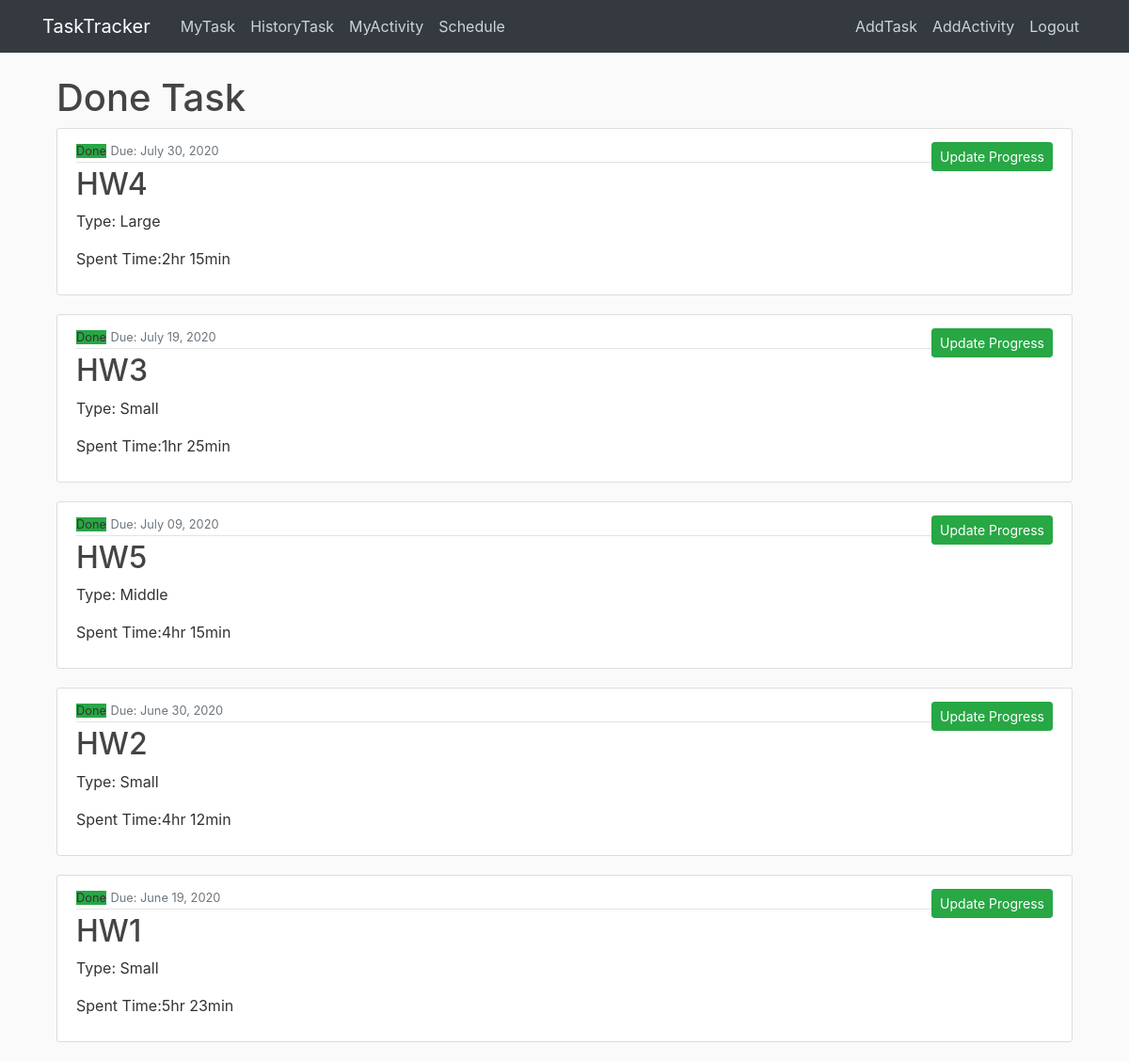
The app's page /donetask/ (signed in), older data.
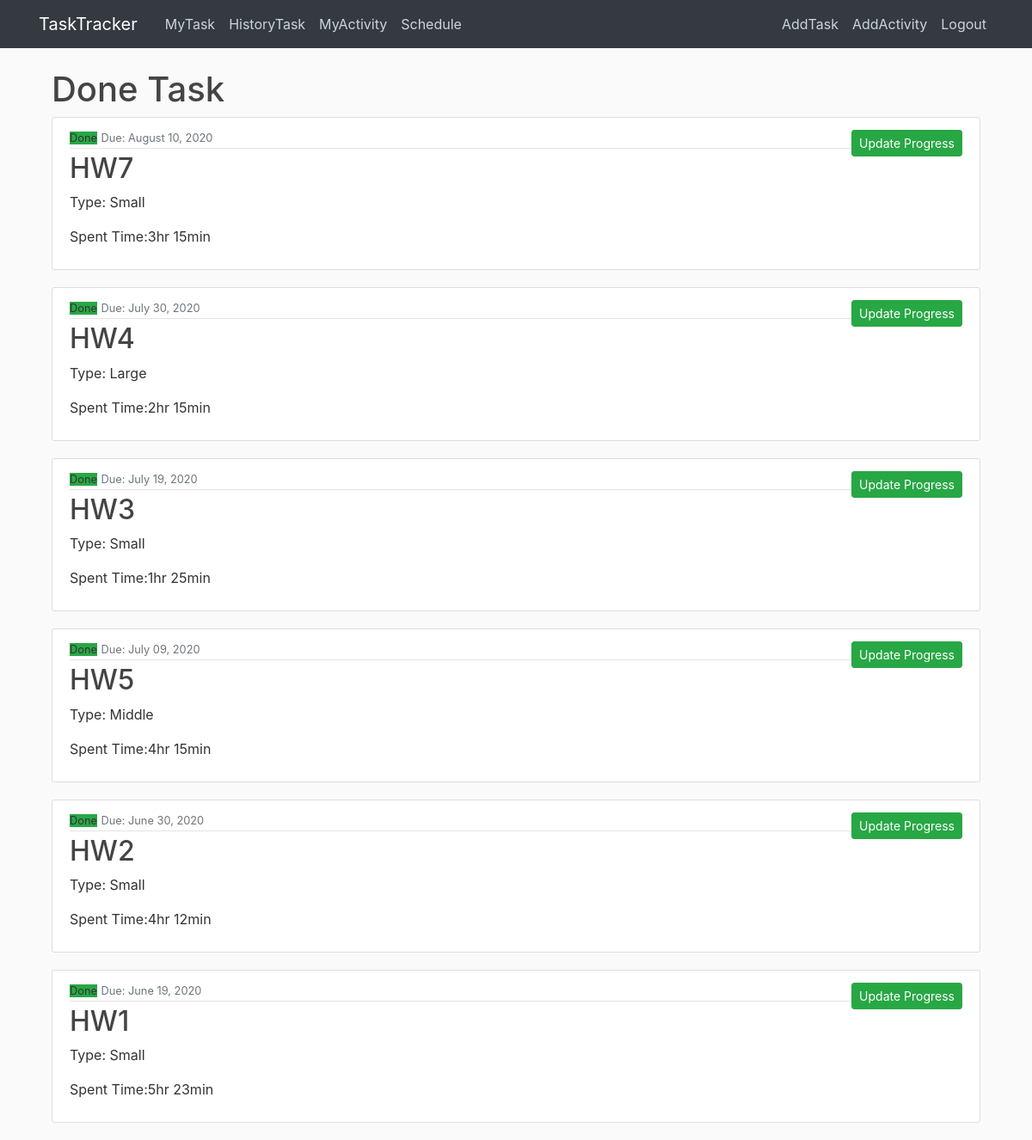
The same page, newer data.
### main/models.py (models this page shows, shortened)
class Task(models.Model):
    MY_CHOICES = (
        ('Small', 'Small'),
        ('Middle', 'Middle'),
        ('Large', 'Large'),
    )
    STATUS_CHOICES = (
    ('OnProgress', 'OnProgress'),
    ('Done', 'Done'),
)
    taskname= models.CharField(max_length=100)
    tasktype= models.CharField(max_length=10,choices=MY_CHOICES)
    duedate= models.DateField(default=timezone.now)
    spenthour= models.PositiveIntegerField(default=0,validators=[MinValueValidator(0), MaxValueValidator(100)])
    spentmin= models.PositiveIntegerField(default=0,validators=[MinValueValidator(0), MaxValueValidator(60)])
    status= models.CharField(max_length=20,choices=STATUS_CHOICES,default="OnProgress")
    taskuser =models.ForeignKey(User, on_delete=models.CASCADE)
    donedate= models.DateField(null=True)
    ontime_late=models.CharField(max_length=100,default="Ontime")
    objects = models.Manager()

### main/views.py (the view)
# urls.py: path('donetask/', DoneTaskListView.as_view(),name='main-donetask'),
class DoneTaskListView(ListView):
    model = Task
    template_name='main/donetask.html'
    context_object_name = 'donetasks'
    ordering =['-duedate']

### main/templates/main/donetask.html
{% extends "main/base.html" %}
{% block content %}
<main role="main" class="container">
{% if user.is_authenticated %}
  <h1>Done Task</h1>
  {% else %}
  <h1>Welcome</h1>
  <h2>Please Login first!!</h2>
{% endif %}
{% for task in donetasks %}
{% if task.taskuser == user%}
{% if task.status == "Done"%}
<article class="media content-section">
  <div class="media-body">
    <div class="article-metadata">
      <small class="bg-success">{{ task.status}}</small>
      <small class="text-muted">Due: {{ task.duedate|date:"F d, Y" }}</small>
    </div>
    <h2><a class="article-title" href="{% url 'task-detail' task.id %}">{{ task.taskname }}</a></h2>
    <p class="article-content">Type: {{ task.tasktype }}</p>
    <p class="article-content">Spent Time:{{ task.spenthour }}hr {{ task.spentmin }}min</p>
  </div>
  <a class="btn btn-success btn-sm mt-1 mb-1" href="{% url 'task-update' task.id%}">Update Progress</a>
</article>
{% endif %}
{% endif %}
{% endfor %}
{% endblock content %}

Row changes from the older to the newer data that the page shows:
now on this page (row edited): Task: status "Done", duedate "August 10, 2020", taskname "HW7", tasktype "Small", spenthour "3", spentmin "15"
